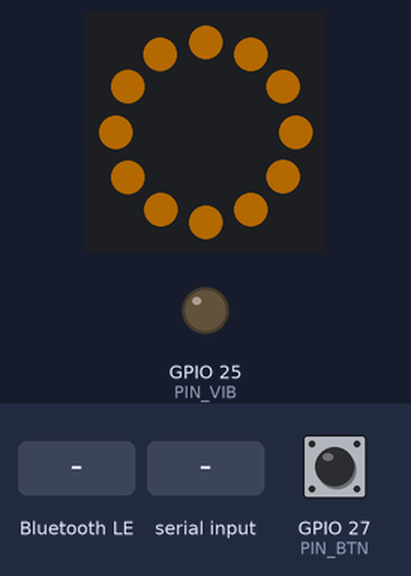
Recording of a sketch running on a simulated ESP32. On the bench: 12 RGB LEDs in a ring, first at the top, clockwise, output pins drawn as LEDs (lit = HIGH). Dashed ring = blinking. The test bench sets the inputs (shaded band); at power-on: GPIO 27 (PIN_BTN) HIGH. Dim RGB values are drawn brighter than linear; nothing arrives over Bluetooth unless stated; a phone connects over Bluetooth LE 3 s after start; what the sketch prints to the serial monitor is not drawn.

Above: at 3.6 s.
3.7 s: Bluetooth LE write "H" received
At 4.87 s:
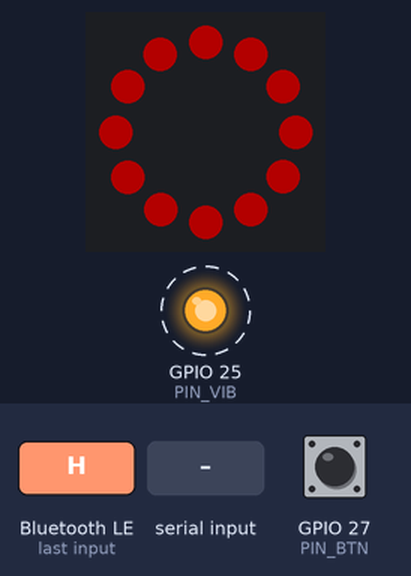
6.2 s: GPIO 27 (PIN_BTN) pulled LOW for 0.15 s
7.8 s: "L" received over Serial
At 8.3 s:
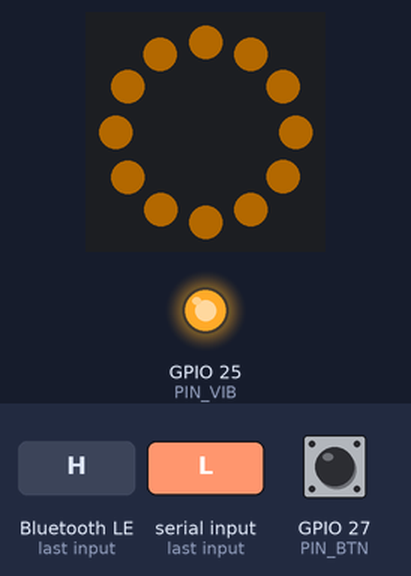
10.0 s: Bluetooth LE write "C" received
At 11.2 s:
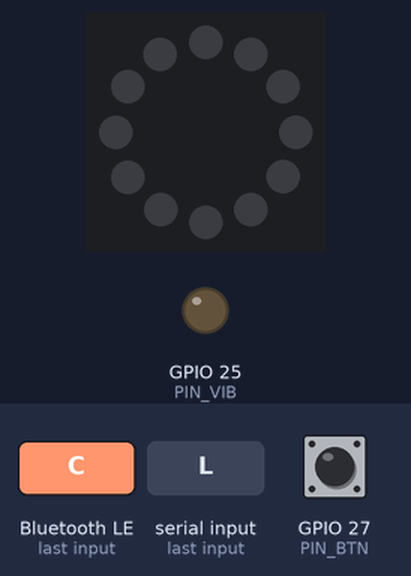
11.5 s: Bluetooth LE write "L" received
At 13.0 s:
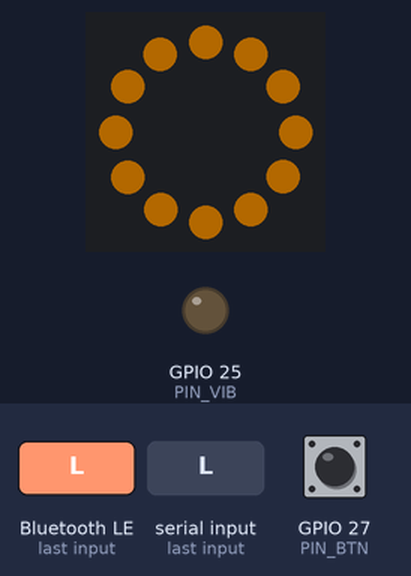
Timing chart, 0 to 14.5 s (numbered marks = the images above; inputs shaded):
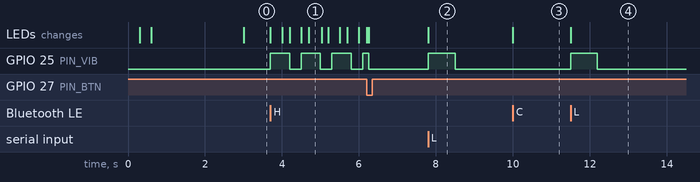

Measured:
- after the input at 3.7 s, GPIO 25 (PIN_VIB): alternates HIGH for 0.50 s and LOW for 0.30 s, starting at once; the LEDs: change at once (image 1)
- after the input at 7.8 s, GPIO 25 (PIN_VIB): LOW → HIGH at once, → LOW 0.70 s later; the LEDs: change at once (image 2)
- after the input at 10.0 s, the LEDs: change at once (image 3)
- after the input at 11.5 s, GPIO 25 (PIN_VIB): LOW → HIGH at once, → LOW 0.70 s later; the LEDs: change at once (image 4)

The sketch:

chachadeung.ino
```cpp
/*
  차차등 (dtech 재난문자 알림등) 펌웨어 v0.2 — ESP32 BLE (Nordic UART Service)
  보드: ESP32 DevKit (ESP32-WROOM-32, "ESP32 Dev Module")
  라이브러리:
    - Adafruit NeoPixel         (라이브러리 매니저에서 설치)
    - BLE 는 ESP32 보드 패키지에 포함 — 따로 설치할 것 없음

  v0.1 → v0.2 바뀐 점 (BT 쪽만, 나머지는 그대로):
    - BluetoothSerial(클래식 BT) 제거 → BLE Nordic UART Service(NUS) 로 교체.
      ✅ iPhone 은 클래식 BT 를 지원하지 않아서, 아이폰에서 쓰려면 BLE 가 꼭 필요.
    - 서비스/캐릭터리스틱 UUID 는 NUS 표준 사용 → 차차 앱, Bluefy, nRF Connect 등
      어디서든 바로 인식.
    - 앱이 연결되면 노란불 1초 켰다 끈다 (IDLE 일 때만 — H/L 알림 중이면 그대로 둠).
    - 끊기면 자동으로 광고 재시작.

  앱 → 기기 (BLE write, NUS RX, 한 글자 + 줄바꿈)
    H : 위험(🔴)  → 빨간불 깜빡임 + 진동 반복 (확인할 때까지)
    L : 주의(🟡)  → 노란불 켜짐 + 진동 1번
    C : 확인      → 모두 끄기
  기기 → 앱 (BLE notify, NUS TX)
    C : 사용자가 기기 버튼을 눌러서 확인함

  우선순위: H 가 켜져 있을 때 L 이 오면 무시. L 일 때 H 가 오면 H 로 바뀜. C 는 언제나 끔.
  테스트: USB 로 연결한 뒤 시리얼 모니터(115200) 에 H / L / C 를 입력해도 똑같이 동작해요.
*/

#include <Adafruit_NeoPixel.h>
#include <BLEDevice.h>
#include <BLEServer.h>
#include <BLEUtils.h>
#include <BLE2902.h>

// ===== 1. 바꿔도 되는 설정 =====
const char* DEVICE_NAME = "chachadeung";  // 휴대폰 블루투스/스캔 목록에 보이는 이름

const int PIN_RING = 13;   // 네오픽셀 링 DIN
const int PIN_VIB  = 25;   // 진동 모듈 IN (신호)
const int PIN_BTN  = 27;   // 확인 버튼 (다른 한쪽 다리는 GND)

const int     NUM_LEDS   = 12;  // 링 LED 개수 (8구면 8로)
const uint8_t BRIGHTNESS = 60;  // 밝기 0~255. 눈부시지 않게 낮게 시작

// 깜빡임·진동 시간 (밀리초). 감수 후 여기 숫자만 바꾸면 돼요.
const unsigned long H_LED_ON  = 300, H_LED_OFF = 200;
const unsigned long H_VIB_ON  = 500, H_VIB_OFF = 300;
const unsigned long L_VIB_ONCE = 700;
const unsigned long DEBOUNCE_MS = 50;
const unsigned long CONNECT_BLINK_MS = 1000;   // 연결 확인용 노란불 1초

// 진동 모듈이 LOW 일 때 떨리는 제품이면 false 로 바꿔요.
const bool VIB_ACTIVE_HIGH = true;

// --- BLE: Nordic UART Service UUID 표준 ---
// iOS/Capacitor BLE, Bluefy, nRF Connect 전부 이 UUID 를 바로 알아봄.
#define NUS_SVC_UUID "6E400001-B5A3-F393-E0A9-E50E24DCCA9E"
#define NUS_RX_UUID  "6E400002-B5A3-F393-E0A9-E50E24DCCA9E"  // 앱 → 기기 (write)
#define NUS_TX_UUID  "6E400003-B5A3-F393-E0A9-E50E24DCCA9E"  // 기기 → 앱 (notify)

// ===== 2. 내부 변수 =====
Adafruit_NeoPixel ring(NUM_LEDS, PIN_RING, NEO_GRB + NEO_KHZ800);

enum State { IDLE, LOW_ALERT, HIGH_ALERT };
State state = IDLE;

unsigned long stateStart = 0;
bool ledOn = false, vibOn = false;
unsigned long ledToggleAt = 0, vibToggleAt = 0;

int lastBtnReading = HIGH, btnState = HIGH;
unsigned long btnChangedAt = 0;

// --- BLE 전용 ---
BLEServer*         bleServer         = nullptr;
BLECharacteristic* txChar            = nullptr;
bool               bleConnected      = false;
bool               connectBlinkOn    = false;
unsigned long      connectBlinkOffAt = 0;
bool               needsRestartAdv   = false;

// ===== 3. 출력 도우미 =====
void setRing(uint8_t r, uint8_t g, uint8_t b) {
  for (int i = 0; i < NUM_LEDS; i++) ring.setPixelColor(i, ring.Color(r, g, b));
  ring.show();
}
void ringRed()    { setRing(255, 0, 0); }
void ringYellow() { setRing(255, 150, 0); }
void ringOff()    { setRing(0, 0, 0); }

void setVib(bool on) {
  vibOn = on;
  digitalWrite(PIN_VIB, (on == VIB_ACTIVE_HIGH) ? HIGH : LOW);
}

// ===== 4. 상태 바꾸기 =====
void enterHigh() {
  state = HIGH_ALERT;
  unsigned long now = millis();
  stateStart = now;
  ledOn = true;  ringRed();   ledToggleAt = now + H_LED_ON;
  setVib(true);               vibToggleAt = now + H_VIB_ON;
  Serial.println("[상태] HIGH");
}

void enterLow() {
  state = LOW_ALERT;
  unsigned long now = millis();
  stateStart = now;
  ringYellow();
  setVib(true);
  vibToggleAt = now + L_VIB_ONCE;   // 이 시간이 지나면 진동만 끔 (불은 계속)
  Serial.println("[상태] LOW");
}

void enterIdle() {
  state = IDLE;
  ringOff();
  setVib(false);
  Serial.println("[상태] IDLE");
}

void handleCommand(char c) {
  if (c >= 'a' && c <= 'z') c = c - 'a' + 'A';   // 소문자도 받기
  switch (c) {
    case 'H': enterHigh(); break;
    case 'L': if (state != HIGH_ALERT) enterLow(); break;   // 위험 중에는 주의로 내려가지 않음
    case 'C': enterIdle(); break;
    default: break;   // 줄바꿈 등 다른 글자는 무시
  }
}

// ===== 5. 매 순간 할 일 (멈추지 않는 방식) =====
void updateOutputs() {
  unsigned long now = millis();
  if (state == HIGH_ALERT) {
    if ((long)(now - ledToggleAt) >= 0) {
      ledOn = !ledOn;
      if (ledOn) ringRed(); else ringOff();
      ledToggleAt = now + (ledOn ? H_LED_ON : H_LED_OFF);
    }
    if ((long)(now - vibToggleAt) >= 0) {
      setVib(!vibOn);
      vibToggleAt = now + (vibOn ? H_VIB_ON : H_VIB_OFF);
    }
  } else if (state == LOW_ALERT) {
    if (vibOn && (long)(now - vibToggleAt) >= 0) setVib(false);
  }
}

void readButton() {
  int reading = digitalRead(PIN_BTN);
  unsigned long now = millis();
  if (reading != lastBtnReading) btnChangedAt = now;
  if (now - btnChangedAt > DEBOUNCE_MS && reading != btnState) {
    btnState = reading;
    if (btnState == LOW && state != IDLE) {   // 눌렀을 때 (풀업이라 LOW)
      enterIdle();
      // ⚠️ 변경(v0.2): SerialBT.println("C") → BLE TX notify 로 앱에 알림.
      if (bleConnected && txChar) {
        txChar->setValue("C");
        txChar->notify();
      }
      Serial.println("[버튼] 확인");
    }
  }
  lastBtnReading = reading;
}

// 시리얼 모니터(USB) 테스트 경로는 그대로 유지. BLE 가 안 될 때도 디버그 가능.
void readSerial() {
  while (Serial.available()) handleCommand((char)Serial.read());
}

// 연결 확인용 노란불 1초 — IDLE 일 때만 유지하다 끔. 알림 중이면 가만히 둔다.
void tickConnectBlink() {
  if (!connectBlinkOn) return;
  if ((long)(millis() - connectBlinkOffAt) >= 0) {
    connectBlinkOn = false;
    if (state == IDLE) ringOff();
  }
}

// ===== 6. BLE 콜백 =====
class ServerCallbacks : public BLEServerCallbacks {
  void onConnect(BLEServer* s) {
    bleConnected = true;
    Serial.println("[BLE] 앱 연결됨");
    // IDLE 일 때만 노란불 1초 — H/L 알림 LED 를 뺏지 않음.
    if (state == IDLE) {
      ringYellow();
      connectBlinkOn = true;
      connectBlinkOffAt = millis() + CONNECT_BLINK_MS;
    }
  }
  void onDisconnect(BLEServer* s) {
    bleConnected = false;
    Serial.println("[BLE] 앱 끊김 → 광고 재시작");
    // 콜백 안에서 바로 startAdvertising() 해도 되지만, 루프에서 처리하는 게 안전.
    needsRestartAdv = true;
  }
};

class RxCallbacks : public BLECharacteristicCallbacks {
  void onWrite(BLECharacteristic* ch) {
    // 앱이 쓴 바이트열을 글자별로 handleCommand 에. "H\n" "L\n" "C\n" 모두 처리.
    std::string val = ch->getValue();
    for (size_t i = 0; i < val.length(); i++) handleCommand(val[i]);
  }
};

// ===== 7. 시작 =====
void setup() {
  Serial.begin(115200);
  pinMode(PIN_VIB, OUTPUT);
  pinMode(PIN_BTN, INPUT_PULLUP);
  setVib(false);

  ring.begin();
  ring.setBrightness(BRIGHTNESS);
  ringOff();

  // --- BLE 초기화 (Nordic UART Service) ---
  BLEDevice::init(DEVICE_NAME);
  bleServer = BLEDevice::createServer();
  bleServer->setCallbacks(new ServerCallbacks());

  BLEService* svc = bleServer->createService(NUS_SVC_UUID);

  // RX: 앱이 보낸 값을 받는 통로 (write + write-without-response 둘 다 허용 — iOS 호환).
  BLECharacteristic* rxChar = svc->createCharacteristic(
      NUS_RX_UUID,
      BLECharacteristic::PROPERTY_WRITE | BLECharacteristic::PROPERTY_WRITE_NR);
  rxChar->setCallbacks(new RxCallbacks());

  // TX: 기기가 앱에 알림을 쏘는 통로 (notify). iOS 가 subscribe 하려면 BLE2902 필수.
  txChar = svc->createCharacteristic(
      NUS_TX_UUID,
      BLECharacteristic::PROPERTY_NOTIFY);
  txChar->addDescriptor(new BLE2902());

  svc->start();

  // 광고(advertising) 시작 — 스캔하면 'chachadeung' 로 뜬다.
  BLEAdvertising* adv = BLEDevice::getAdvertising();
  adv->addServiceUUID(NUS_SVC_UUID);
  adv->setScanResponse(true);
  adv->setMinPreferred(0x06);   // iOS 호환성 권장값
  adv->setMinPreferred(0x12);
  BLEDevice::startAdvertising();

  // 켜졌다는 표시: 노란불 → 빨간불 → 끔 (각 0.3초)
  ringYellow(); delay(300);
  ringRed();    delay(300);
  ringOff();
  Serial.println("차차등 준비 완료. BLE 광고 중. H / L / C 를 보내 보세요.");
}

void loop() {
  readSerial();
  readButton();
  updateOutputs();
  tickConnectBlink();
  if (needsRestartAdv) {
    BLEDevice::startAdvertising();
    needsRestartAdv = false;
  }
}
```
